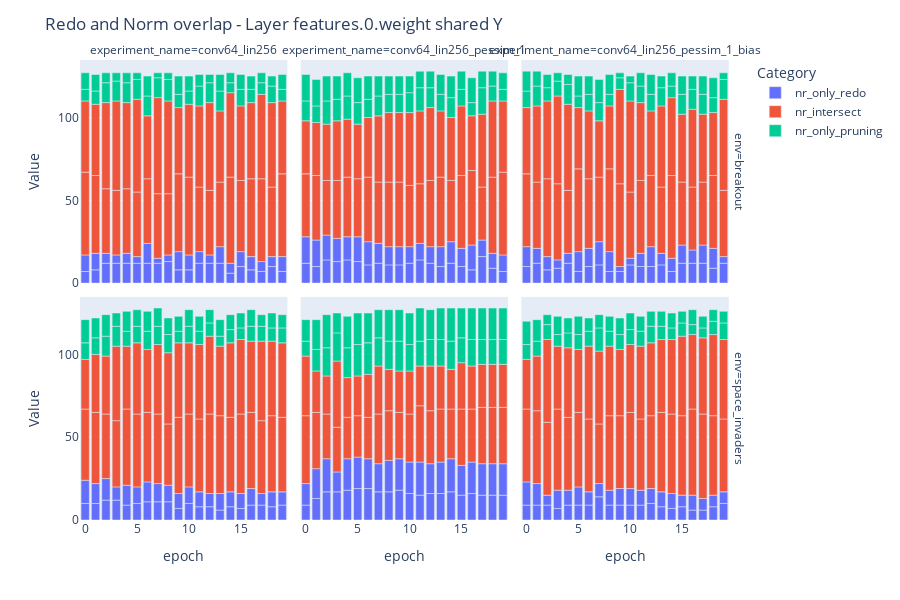
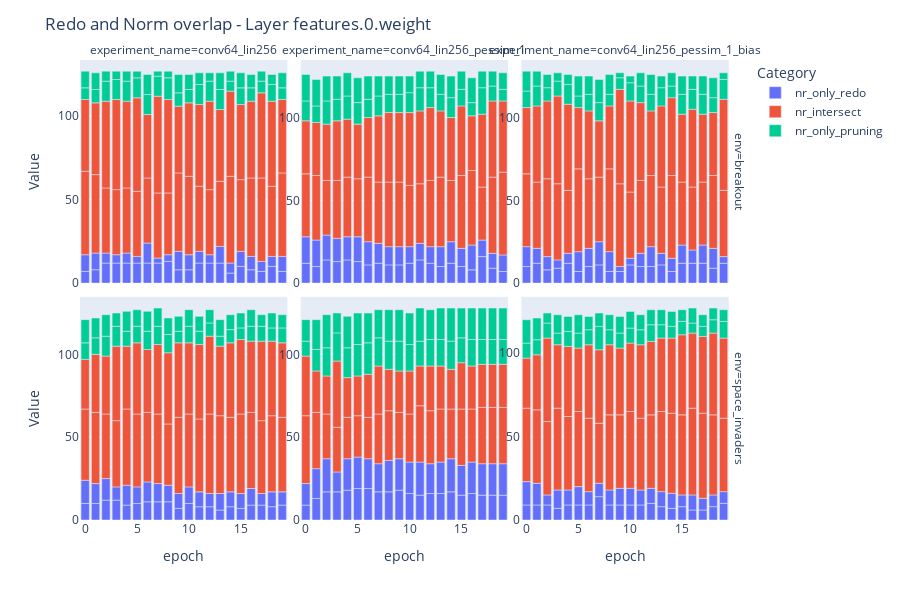
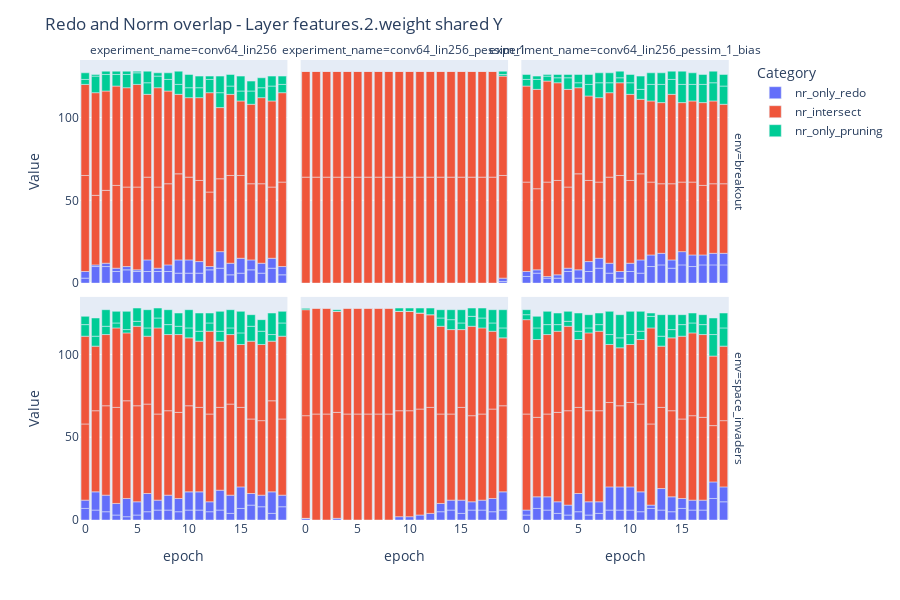
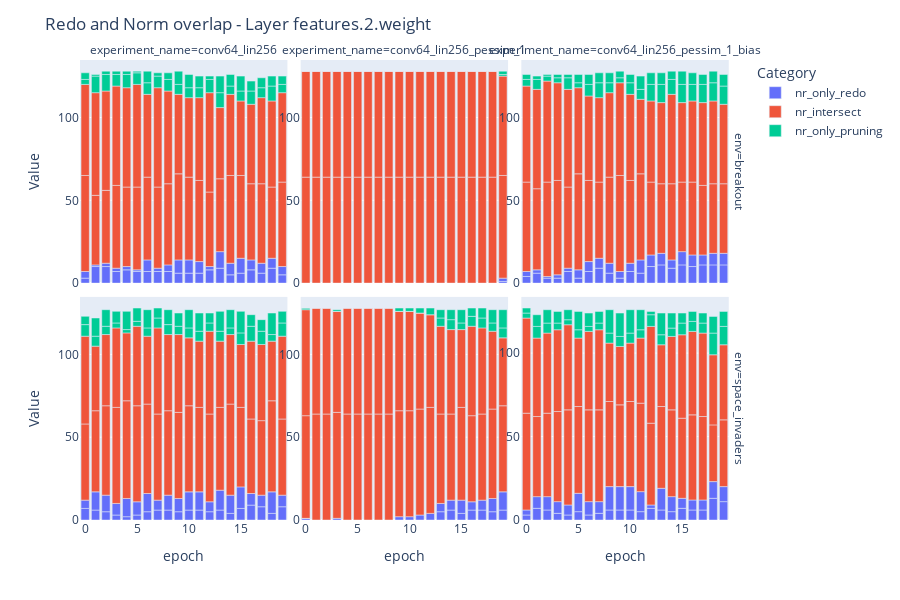

The notebook cell these images were saved under, in order:
### Code cell
import plotly.graph_objects as go
import plotly.express as px
import plotly.io as pio

df_sub1 = df_res[df_res["experiment_name"].isin(['conv64_lin256',
       'conv64_lin256_pessim_1', 'conv64_lin256_pessim_1_bias'])]


for layer in df_sub1["layer"].unique():
    sub_df = df_sub1[(df_sub1["tau"] == 0.025) & (df_sub1["layer"] == layer)]

    melted_df = sub_df.melt(id_vars=['env', 'experiment_name', 'epoch'],
                            value_vars=['nr_only_redo', 'nr_intersect', 'nr_only_pruning'],
                            var_name='Category', value_name='Value')

    fig = px.bar(melted_df, x="epoch", y="Value", color="Category", facet_row="env", facet_col="experiment_name",
                height=600)
    
    title = f"Redo and Norm overlap - Layer {layer} shared Y"
    file_path = f"imgs/{title}.png"

    # Save the figure as a PNG image
    # pio.write_image(fig, file_path)

    fig.update_layout(title=title)
    fig.show()


    melted_df = sub_df.melt(id_vars=['env', 'experiment_name', 'epoch'],
                            value_vars=['nr_only_redo', 'nr_intersect', 'nr_only_pruning'],
                            var_name='Category', value_name='Value')

    fig = px.bar(melted_df, x="epoch", y="Value", color="Category", facet_row="env", facet_col="experiment_name", height=600)

    fig.update_yaxes(matches=None, showticklabels=True)

    title = f"Redo and Norm overlap - Layer {layer}"
    file_path = f"imgs/{title}.png"
    
    # Save the figure as a PNG image
    # pio.write_image(fig, file_path)

    fig.update_layout(title=title)

    fig.show()
